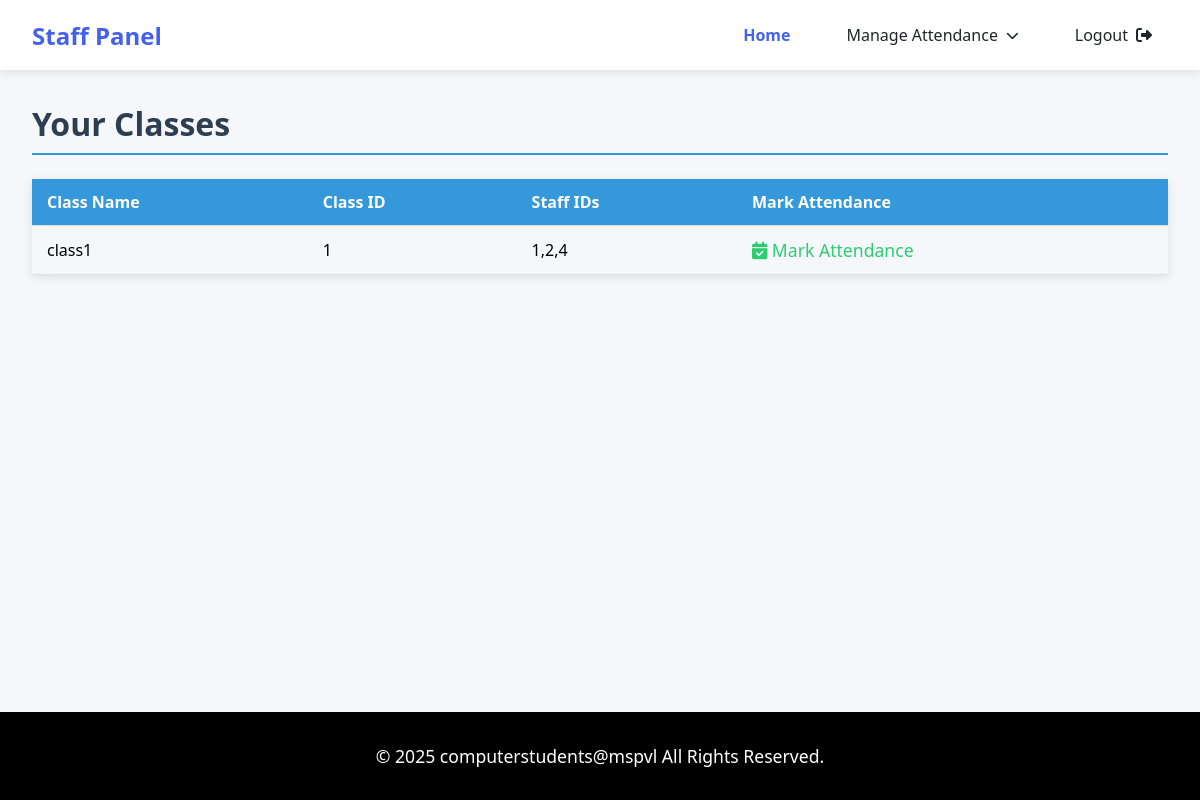
Screenshot of /view_all_attendance (signed in) with the database file from the repository.
### tables this page shows
CREATE TABLE "classes_tb" (
	"classid"	INTEGER NOT NULL,
	"classname"	TEXT NOT NULL UNIQUE,
	"dept"	TEXT NOT NULL,
	"year"	TEXT NOT NULL,
	"sem"	TEXT NOT NULL,
	"staffsid"	TEXT NOT NULL,
	PRIMARY KEY("classid")
);

### app.py (the view)
@app.route('/view_all_attendance')
def view_all_attendance():
    if 'userid' not in session:
        return redirect(url_for('login'))
    user_id = str(session['userid'])
    conn = sqlite3.connect('spm_db.db')
    conn.row_factory = sqlite3.Row
    cursor = conn.cursor()
    cursor.execute("SELECT classname, classid, staffsid FROM classes_tb")
    all_classes = cursor.fetchall()
    classes = []
    for cls in all_classes:
        staff_ids = [id.strip() for id in cls['staffsid'].split(',')]
        if user_id in staff_ids:
            classes.append(cls)
    cursor.close()
    conn.close()
    return render_template('staff/view_attendance.html', classes=classes)

### templates/staff/view_attendance.html (shortened to what this page needs)
<!DOCTYPE html>
<html lang="en">
<head>
    <link rel="stylesheet" href="https://cdnjs.cloudflare.com/ajax/libs/font-awesome/6.4.0/css/all.min.css">
    <link rel="stylesheet" href="static/css/style.css">
</head>
<body>
    <nav class="navbar">
        <a href="#" class="navbar-brand">Staff Panel</a>
        <div class="nav-menu">
            <a href="{{url_for('staff_dashboard')}}" class="nav-item active">Home</a>
            <div class="dropdown">
                <a href="#" class="nav-item dropdown-toggle">Manage Attendance</a>
            </div>
            <a href="{{url_for('home')}}" class="nav-item" id="logout-link">
                <span>Logout</span>
                <i class="fas fa-sign-out-alt"></i>
            </a>
        </div>
    </nav>
    <div class="main-content">
        <h1>Your Classes</h1>
        <table class="class-table">
            <thead>
                <tr>
                    <th>Class Name</th>
                    <th>Class ID</th>
                    <th>Staff IDs</th>
                    <th>Mark Attendance</th>
                </tr>
            </thead>
            <tbody>
                {% for class in classes %}
                <tr>
                    <td>{{ class.classname }}</td>
                    <td>{{ class.classid }}</td>
                    <td>{{ class.staffsid }}</td>
                    <td>
                        <a href="{{ url_for('mark_attendance', classid=class.classid,classname = class.classname) }}"
                           class="btn btn-primary attendance-link">
                            <i class="fas fa-calendar-check"></i> Mark Attendance
                        </a>
                    </td>
                </tr>
                {% endfor %}
            </tbody>
        </table>
    </div>
    <footer class="footer">
        <p class="copyright">© 2025 computerstudents@mspvl All Rights Reserved.</p>
    </footer>
</body>
</html>

### static/css/style.css (style rules this page uses)
:root { --primary: #4361ee; --primary-dark: #3a0ca3; --secondary: #4cc9f0; --light: #f8f9fa; --dark: #212529; --success: #38b000; --warning: #ff9e00; }
* { margin: 0; padding: 0; box-sizing: border-box; font-family: 'Segoe UI', Tahoma, Geneva, Verdana, sans-serif; }
body { background-color: #f5f7fa; display: flex; flex-direction: column; min-height: 100vh; }
.navbar { background: white; box-shadow: 0 2px 10px rgba(0,0,0,0.1); padding: 0 2rem; height: 70px; display: flex; justify-content: space-between; align-items: center; position: fixed; width: 100%; top: 0; z-index: 1000; }
.navbar-brand { font-size: 1.5rem; font-weight: 700; color: var(--primary); text-decoration: none; }
.nav-menu { display: flex; gap: 1.5rem; height: 100%; }
.nav-item { display: flex; align-items: center; padding: 0 1rem; color: var(--dark); text-decoration: none; font-weight: 500; height: 100%; transition: all 0.3s; position: relative; }
.nav-item.active { color: var(--primary); font-weight: 600; }
.dropdown { position: relative; height: 100%; }
.dropdown-toggle::after { content: '\f078'; font-family: 'Font Awesome 6 Free'; font-weight: 900; margin-left: 8px; font-size: 0.8rem; }
#logout-link i { margin-left: 0.5rem; }
.main-content { margin-top: 70px; padding: 2rem; flex: 1; }
.footer { background: black; color: white; padding: 2rem; text-align: center; margin-top: auto; font-size: 1.1rem; }
.copyright { font-weight: 500; }

### templates/staff/view_attendance.html (style rules this page uses)
.class-table { width: 100%; border-collapse: collapse; margin-top: 20px; box-shadow: 0 2px 10px rgba(0, 0, 0, 0.1); }
.class-table th, .class-table td { padding: 12px 15px; text-align: left; border-bottom: 1px solid #e0e0e0; }
.class-table th { background-color: #3498db; color: white; font-weight: 600; }
.attendance-link { color: #2ecc71; text-decoration: none; font-size: 1.1rem; transition: color 0.3s; }
.main-content h1 { color: #2c3e50; font-size: 2rem; margin-bottom: 1.5rem; padding-bottom: 0.5rem; border-bottom: 2px solid #3498db; }

### rows the page displays
classes_tb: classname "class1", classid "1", staffsid "1,2,4"
